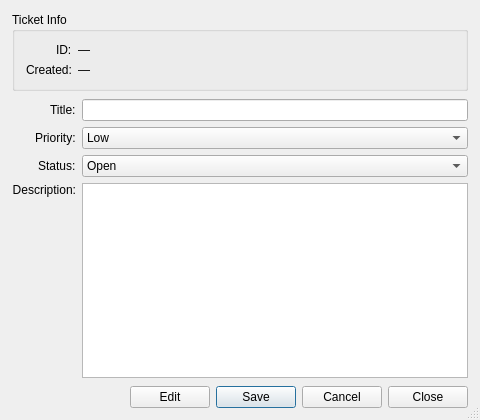
<?xml version="1.0" encoding="UTF-8"?>
<ui version="4.0">
 <class>TicketDialog</class>
 <widget class="QDialog" name="TicketDialog">
  <property name="geometry">
   <rect>
    <x>0</x>
    <y>0</y>
    <width>480</width>
    <height>420</height>
   </rect>
  </property>
  <property name="windowTitle">
   <string>Ticket</string>
  </property>
  <property name="sizeGripEnabled">
   <bool>true</bool>
  </property>
  <layout class="QVBoxLayout" name="dialogMainLayout">
   <property name="spacing">
    <number>8</number>
   </property>
   <property name="leftMargin">
    <number>12</number>
   </property>
   <property name="topMargin">
    <number>12</number>
   </property>
   <property name="rightMargin">
    <number>12</number>
   </property>
   <property name="bottomMargin">
    <number>12</number>
   </property>
   <item>
    <widget class="QGroupBox" name="groupInfo">
     <property name="title">
      <string>Ticket Info</string>
     </property>
     <layout class="QFormLayout" name="infoFormLayout">
      <property name="labelAlignment">
       <set>Qt::AlignRight|Qt::AlignVCenter</set>
      </property>
      <item row="0" column="0">
       <widget class="QLabel" name="labelId">
        <property name="text">
         <string>ID:</string>
        </property>
       </widget>
      </item>
      <item row="0" column="1">
       <widget class="QLabel" name="labelIdValue">
        <property name="objectName">
         <string>labelIdValue</string>
        </property>
        <property name="text">
         <string>—</string>
        </property>
       </widget>
      </item>
      <item row="1" column="0">
       <widget class="QLabel" name="labelCreated">
        <property name="text">
         <string>Created:</string>
        </property>
       </widget>
      </item>
      <item row="1" column="1">
       <widget class="QLabel" name="labelCreatedValue">
        <property name="objectName">
         <string>labelCreatedValue</string>
        </property>
        <property name="text">
         <string>—</string>
        </property>
       </widget>
      </item>
     </layout>
    </widget>
   </item>
   <item>
    <layout class="QFormLayout" name="fieldsFormLayout">
     <property name="labelAlignment">
      <set>Qt::AlignRight|Qt::AlignVCenter</set>
     </property>
     <item row="0" column="0">
      <widget class="QLabel" name="labelTitle">
       <property name="text">
        <string>Title:</string>
       </property>
      </widget>
     </item>
     <item row="0" column="1">
      <widget class="QLineEdit" name="lineTitle">
       <property name="objectName">
        <string>lineTitle</string>
       </property>
       <property name="sizePolicy">
        <sizepolicy hsizetype="Expanding" vsizetype="Fixed">
         <horstretch>0</horstretch>
         <verstretch>0</verstretch>
        </sizepolicy>
       </property>
      </widget>
     </item>
     <item row="1" column="0">
      <widget class="QLabel" name="labelPriority">
       <property name="text">
        <string>Priority:</string>
       </property>
      </widget>
     </item>
     <item row="1" column="1">
      <widget class="QComboBox" name="comboPriority">
       <property name="objectName">
        <string>comboPriority</string>
       </property>
       <property name="sizePolicy">
        <sizepolicy hsizetype="Expanding" vsizetype="Fixed">
         <horstretch>0</horstretch>
         <verstretch>0</verstretch>
        </sizepolicy>
       </property>
       <item>
        <property name="text">
         <string>Low</string>
        </property>
       </item>
       <item>
        <property name="text">
         <string>Medium</string>
        </property>
       </item>
       <item>
        <property name="text">
         <string>High</string>
        </property>
       </item>
      </widget>
     </item>
     <item row="2" column="0">
      <widget class="QLabel" name="labelStatus">
       <property name="text">
        <string>Status:</string>
       </property>
      </widget>
     </item>
     <item row="2" column="1">
      <widget class="QComboBox" name="comboStatus">
       <property name="objectName">
        <string>comboStatus</string>
       </property>
       <property name="sizePolicy">
        <sizepolicy hsizetype="Expanding" vsizetype="Fixed">
         <horstretch>0</horstretch>
         <verstretch>0</verstretch>
        </sizepolicy>
       </property>
       <item>
        <property name="text">
         <string>Open</string>
        </property>
       </item>
       <item>
        <property name="text">
         <string>In Progress</string>
        </property>
       </item>
       <item>
        <property name="text">
         <string>Closed</string>
        </property>
       </item>
      </widget>
     </item>
     <item row="3" column="0">
      <widget class="QLabel" name="labelDescription">
       <property name="text">
        <string>Description:</string>
       </property>
       <property name="alignment">
        <set>Qt::AlignRight|Qt::AlignTop</set>
       </property>
      </widget>
     </item>
     <item row="3" column="1">
      <widget class="QPlainTextEdit" name="plainDescription">
       <property name="objectName">
        <string>plainDescription</string>
       </property>
       <property name="sizePolicy">
        <sizepolicy hsizetype="Expanding" vsizetype="Expanding">
         <horstretch>0</horstretch>
         <verstretch>1</verstretch>
        </sizepolicy>
       </property>
       <property name="minimumSize">
        <size>
         <width>0</width>
         <height>80</height>
        </size>
       </property>
      </widget>
     </item>
    </layout>
   </item>
   <item>
    <layout class="QHBoxLayout" name="buttonsLayout">
     <property name="spacing">
      <number>6</number>
     </property>
     <item>
      <spacer name="buttonSpacer">
       <property name="orientation">
        <enum>Qt::Horizontal</enum>
       </property>
       <property name="sizeHint" stdset="0">
        <size>
         <width>40</width>
         <height>20</height>
        </size>
       </property>
      </spacer>
     </item>
     <item>
      <widget class="QPushButton" name="btnEdit">
       <property name="objectName">
        <string>btnEdit</string>
       </property>
       <property name="text">
        <string>Edit</string>
       </property>
      </widget>
     </item>
     <item>
      <widget class="QPushButton" name="btnSave">
       <property name="objectName">
        <string>btnSave</string>
       </property>
       <property name="text">
        <string>Save</string>
       </property>
       <property name="visible">
        <bool>false</bool>
       </property>
       <property name="default">
        <bool>true</bool>
       </property>
      </widget>
     </item>
     <item>
      <widget class="QPushButton" name="btnCancel">
       <property name="objectName">
        <string>btnCancel</string>
       </property>
       <property name="text">
        <string>Cancel</string>
       </property>
       <property name="visible">
        <bool>false</bool>
       </property>
      </widget>
     </item>
     <item>
      <widget class="QPushButton" name="btnClose">
       <property name="objectName">
        <string>btnClose</string>
       </property>
       <property name="text">
        <string>Close</string>
       </property>
      </widget>
     </item>
    </layout>
   </item>
  </layout>
 </widget>
 <layoutdefault spacing="6" margin="11"/>
</ui>
